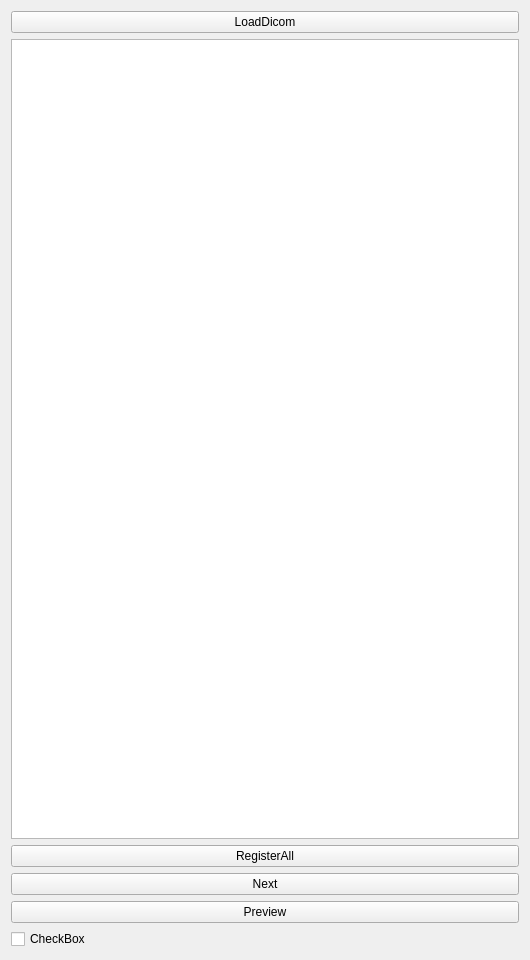
<?xml version="1.0" encoding="UTF-8"?>
<ui version="4.0">
 <class>qSlicerFilterLeftModuleWidget</class>
 <widget class="qSlicerWidget" name="qSlicerFilterLeftModuleWidget">
  <property name="geometry">
   <rect>
    <x>0</x>
    <y>0</y>
    <width>530</width>
    <height>849</height>
   </rect>
  </property>
  <property name="minimumSize">
   <size>
    <width>530</width>
    <height>0</height>
   </size>
  </property>
  <property name="windowTitle">
   <string>Form</string>
  </property>
  <layout class="QVBoxLayout" name="verticalLayout">
   <item>
    <widget class="QPushButton" name="btnLoad">
     <property name="text">
      <string>LoadDicom</string>
     </property>
    </widget>
   </item>
   <item>
    <widget class="QListWidget" name="listWidget">
     <property name="minimumSize">
      <size>
       <width>0</width>
       <height>800</height>
      </size>
     </property>
    </widget>
   </item>
   <item>
    <widget class="QPushButton" name="btnRegisterAll">
     <property name="text">
      <string>RegisterAll</string>
     </property>
    </widget>
   </item>
   <item>
    <widget class="QPushButton" name="btnNext">
     <property name="text">
      <string>Next</string>
     </property>
    </widget>
   </item>
   <item>
    <widget class="QPushButton" name="btnPreview">
     <property name="text">
      <string>Preview</string>
     </property>
    </widget>
   </item>
   <item>
    <widget class="QCheckBox" name="checkBox">
     <property name="text">
      <string>CheckBox</string>
     </property>
    </widget>
   </item>
   <item>
    <spacer name="verticalSpacer">
     <property name="orientation">
      <enum>Qt::Vertical</enum>
     </property>
     <property name="sizeHint" stdset="0">
      <size>
       <width>0</width>
       <height>0</height>
      </size>
     </property>
    </spacer>
   </item>
  </layout>
 </widget>
 <customwidgets>
  <customwidget>
   <class>qSlicerWidget</class>
   <extends>QWidget</extends>
   <header>qSlicerWidget.h</header>
   <container>1</container>
  </customwidget>
 </customwidgets>
 <resources/>
 <connections/>
</ui>
